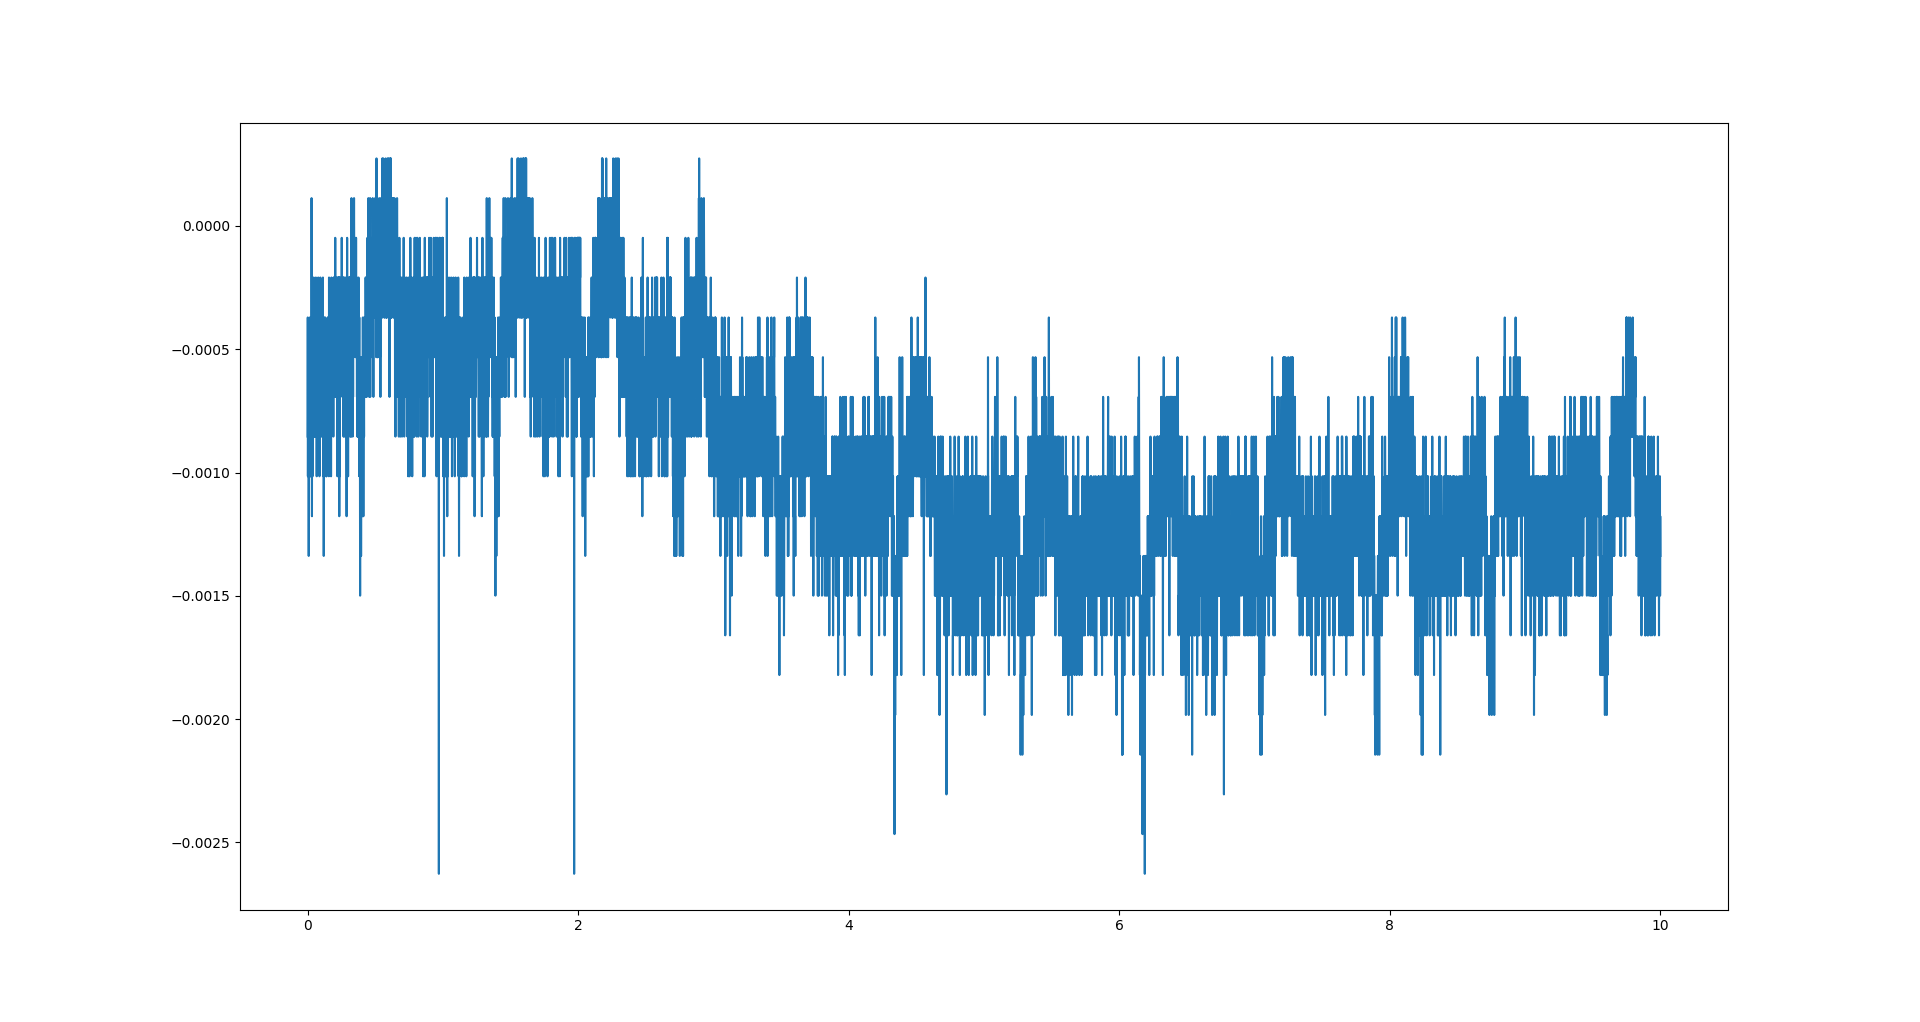

Python code for this plot:

import numpy as np
import matplotlib.pyplot as plt
import datetime

fptr=open("./physiology/sub019_film 2_C1.csv",'r')
raw_data = fptr.read()
ts_data = raw_data.split('\n')#time_split data
len_of_tsdata = len(ts_data)-1#get 2d vector each row's end length

print ("Film 1 total time of ",len_of_tsdata," secs")

for i in range(len(ts_data)):
    ts_data[i]=ts_data[i].split(',')
start_time=datetime.datetime.strptime("16:40:08","%H:%M:%S")#time of show stimulation
end_time=datetime.datetime.strptime("16:46:28","%H:%M:%S")#time of show questionnaire
#change timestamp to object parsing with the format "%H:%M:%S"
print ("Film 1 start time of %H:%M:%S",start_time," ")
print ("Film 1 end time of %H:%M:%S",end_time," ")
total_sec=0
start_index=0
#find which time in the csv 2d vector file in what row shall we start
for i in range(0,len_of_tsdata):
	temp_time=datetime.datetime.strptime(ts_data[i][0]," %H:%M:%S.")
	if(start_time<=temp_time):
		total_sec+=1 #ok to start find the start point
		break;
	else:
		start_index=i+1 #keep accumulating the starting index to find in which row of csv file is the start point of watching video
#find the start_index of the 2d array in what row shall we sart to append data that is we really watch the video

final_data = np.array(ts_data[start_index][1:])#initilaization of the final y axis data to plot


#keep append, append until the video ends
for i in range(start_index,len_of_tsdata):
	temp_time=datetime.datetime.strptime(ts_data[i][0]," %H:%M:%S.") #uniformalize the time format
	if(start_time<=temp_time and temp_time<=end_time): #is in the interval, append
		total_sec+=1
		final_data = np.append(final_data,ts_data[i][1:])
	else: #out of interval , append ends
		break

total_amplitude=0.0 #as amplitude accumulator
total_round=0 #as count accumulator
for i in range(start_index,start_index+total_sec):#as integer second type
	if((i-start_index)%6==5):#six seconds a group
		temp_arr=np.concatenate((ts_data[i-5][1:],ts_data[i-4][1:],ts_data[i-3][1:],ts_data[i-2][1:],ts_data[i-1][1:],ts_data[i][1:]))
		peak = max(temp_arr)
		down = min(temp_arr)
		total_amplitude+=(peak.astype(float)-down.astype(float))
		total_round+=1
	else:
		continue

average_amplitude = total_amplitude/total_round
final_data = final_data.astype(float)
print("Avreage amplitude : ",average_amplitude)
print("Total video watching time is ",end_time-start_time,"  len of final data is  ",len(final_data)) #will be 375000
time_axis = np.arange(0,10,0.001,float) #from 0 to 10 seconds, the difference between each is 0.001 (as sampling freq = 1000 Hz)
#plot as the floating type
plt.plot(time_axis,final_data[0:10000])#since we sample from 0 to 10 with precision 0.001(1000hz)
plt.show()
